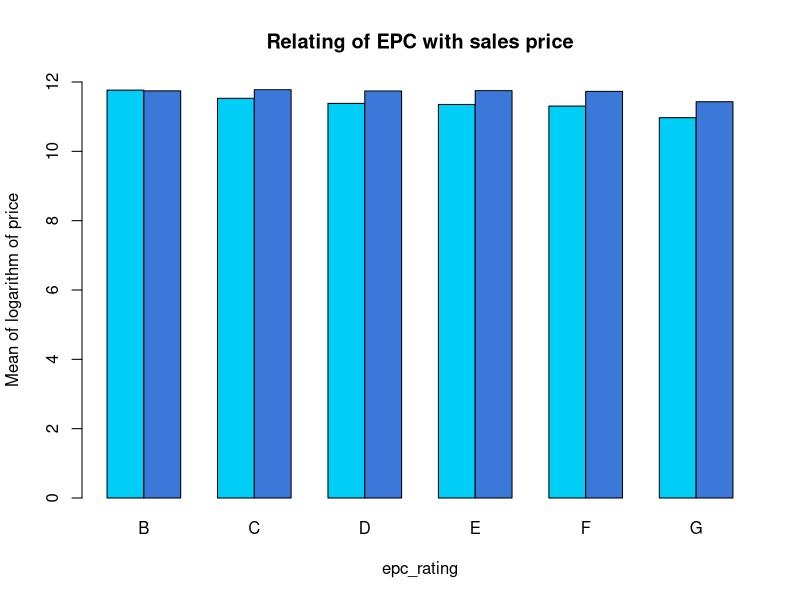
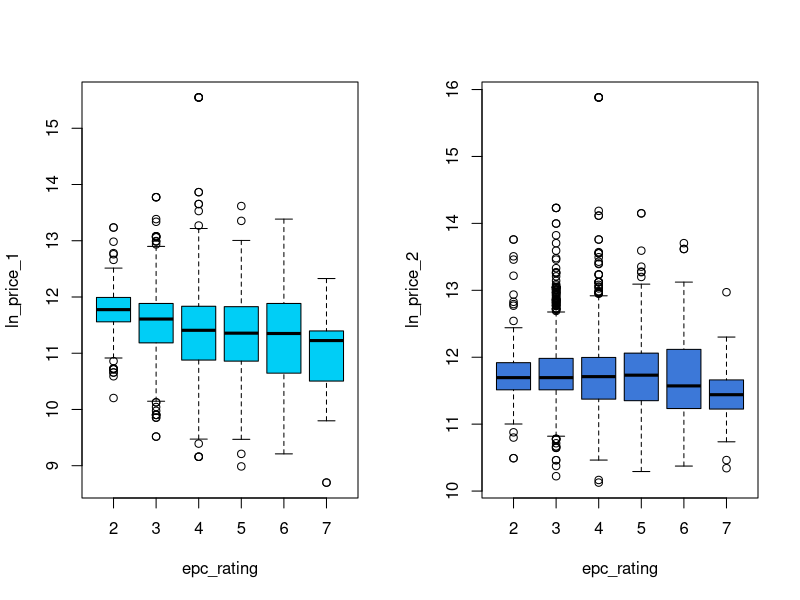
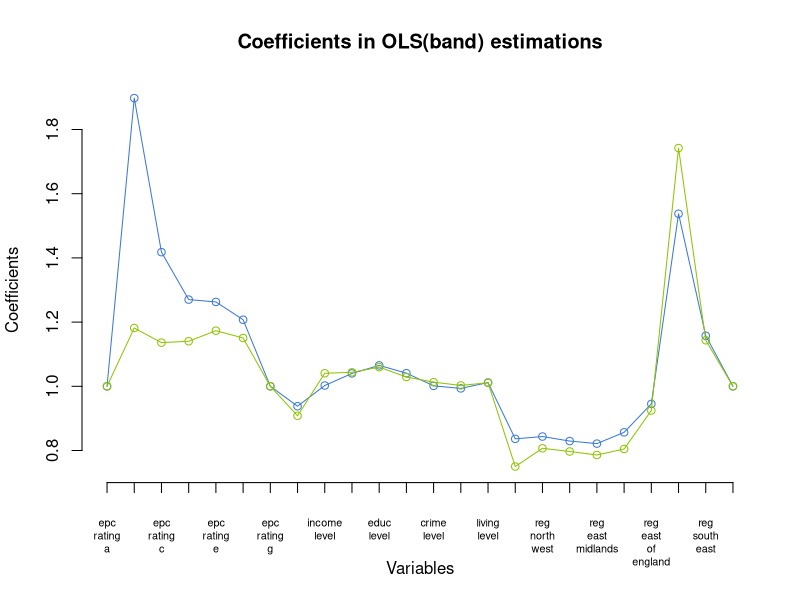
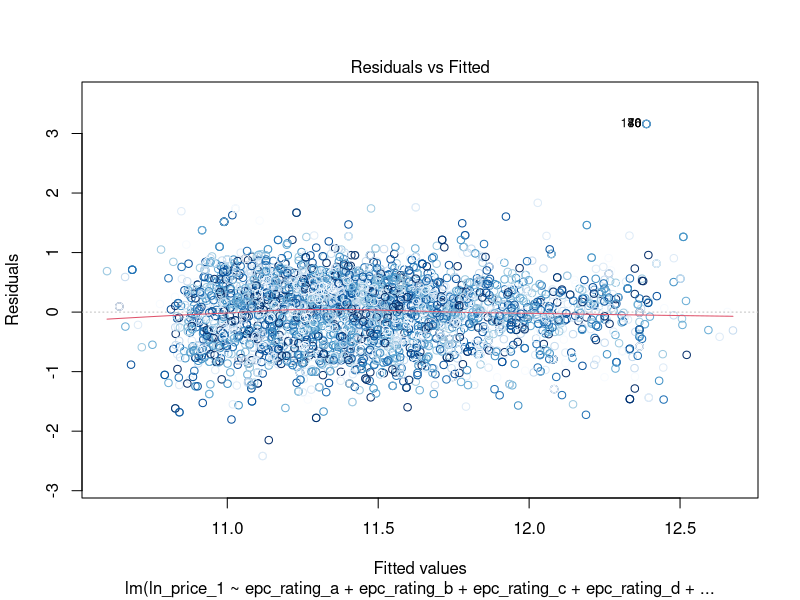
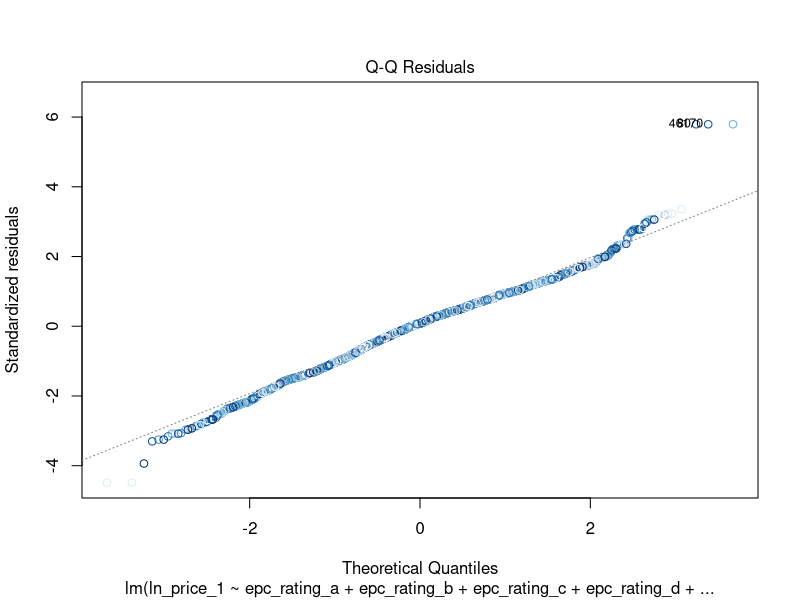
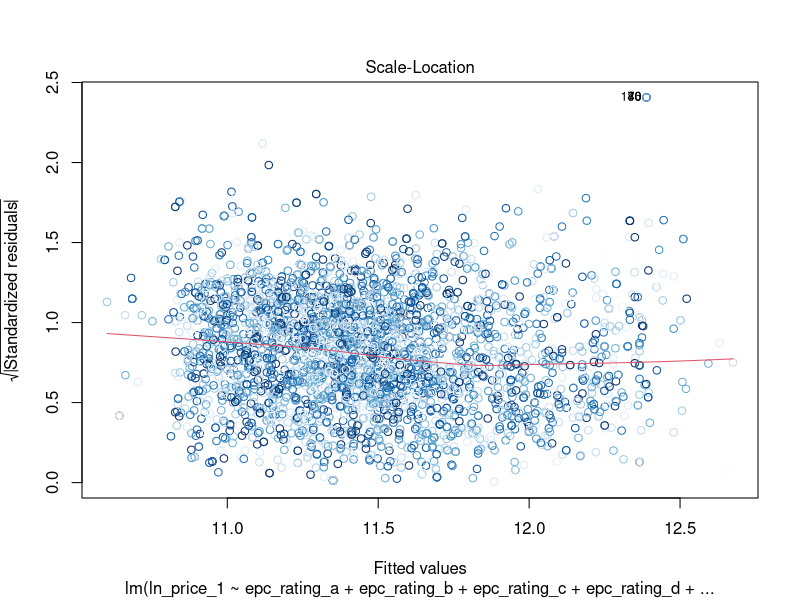
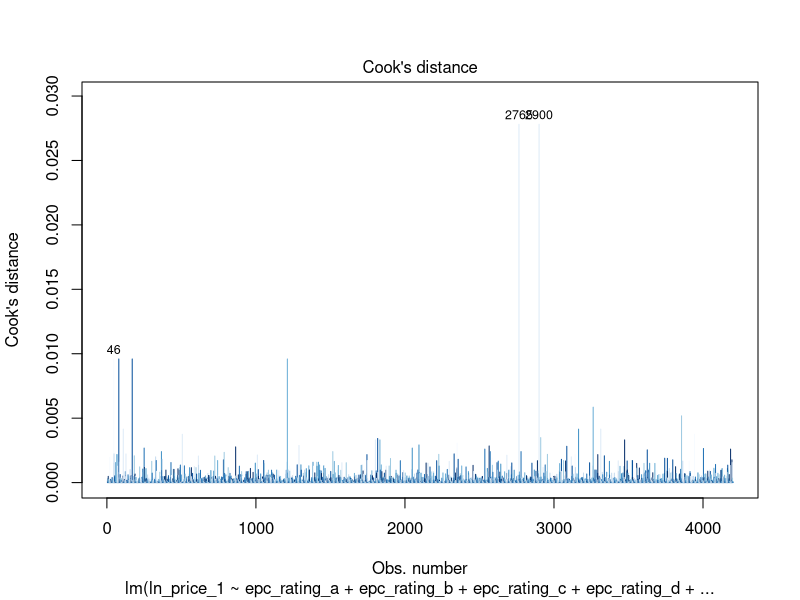
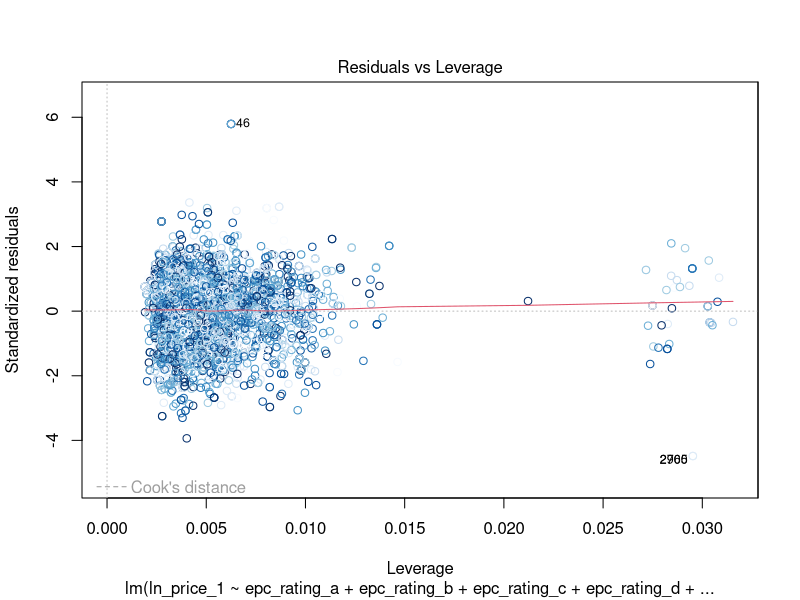

These figures' R source, in order:
Data <- read.csv("Data.csv") # nolint

# INDEX
# Hedonic regression of prices (band)
# relation of rating and time between sale
# hedonic regression of time
# relation of regions and house prices
# relation of regions and time between sale
# Hedonic regression of prices (continuous)
# Repeat sales index


# relation of rating and house prices
epc_rating <- Data$epc_rating_a +
    2 * Data$epc_rating_b +
    3 * Data$epc_rating_c +
    4 * Data$epc_rating_d +
    5 * Data$epc_rating_e + 6 * Data$epc_rating_f + 7 * Data$epc_rating_g
# epc_rating corresponds epc_rating, 1 for A, 2 for B ... 7 for G.

windows()
barplot(
    rbind(
        tapply(Data$ln_price_1, epc_rating, mean),
        tapply(Data$ln_price_2, epc_rating, mean)
    ),
    beside = TRUE, ylim = c(0, 12),
    names.arg = c("B", "C", "D", "E", "F", "G"),
    col = c("#00CEF6", "#3C78D8"),
    xlab = "epc_rating",
    ylab = "Mean of logarithm of price",
    main = "Relating of EPC with sales price",
)
windows()
par(mfrow = c(1, 2))

boxplot(Data$ln_price_1 ~ epc_rating, ylab = "ln_price_1", col = c("#00CEF6"))
boxplot(Data$ln_price_2 ~ epc_rating, ylab = "ln_price_2", col = c("#3C78D8"))


# hedonic regression of prices
epc_price1 <- lm(ln_price_1 ~ epc_rating_a + epc_rating_b +
    epc_rating_c + epc_rating_d +
    epc_rating_e + epc_rating_f + epc_rating_g +
    imd_level + income_level +
    emp_level + educ_level +
    health_level + crime_level +
    barrier_level + living_level +
    reg_north_east + reg_north_west +
    reg_yorkshire_and_the_humber + reg_east_midlands +
    reg_west_midlands + reg_east_of_england +
    reg_london + reg_south_east + reg_south_west, data = Data)


epc_price2 <- lm(ln_price_2 ~ epc_rating_a + epc_rating_b +
    epc_rating_c + epc_rating_d +
    epc_rating_e + epc_rating_f + epc_rating_g +
    imd_level + income_level +
    emp_level + educ_level +
    health_level + crime_level +
    barrier_level + living_level +
    reg_north_east + reg_north_west +
    reg_yorkshire_and_the_humber + reg_east_midlands +
    reg_west_midlands + reg_east_of_england +
    reg_london + reg_south_east + reg_south_west, data = Data)


options(scipen = 999)
sink("OLS(band).txt")
print(summary(epc_price1))
print(summary(epc_price2))
# Summary shows the statistically significant variables of of ln_price
# Positivity of coefficients imply positive associativity

epc_price1$coefficients[is.na(epc_price1$coefficients)] <- 0
epc_price2$coefficients[is.na(epc_price2$coefficients)] <- 0

hedonic_price1 <- exp(epc_price1$coefficients) # hedonic price index1
hedonic_price2 <- exp(epc_price2$coefficients) # hedonic price index2

# confidence intervals for model coefficients
confint(epc_price1, conf.level = 0.95)
confint(epc_price2, conf.level = 0.95)


windows()
plot(1:24, hedonic_price1[-1],
    type = "n",
    axes = F,
    ylab = "",
    xlab = "",
    ylim = c(0.7, 1.9)
)

lines(1:24, hedonic_price1[-1], type = "o", col = "#3C78D8")
lines(1:24, hedonic_price2[-1], type = "o", col = "#8EC400")
axis(2)
axis(1,
    at = 1:24,
    labels = gsub("_", "\n", names(hedonic_price1)[-1]),
    padj = 1, pos = 0.7, cex.axis = 0.65
)
title(
    main = "Coefficients in OLS(band) estimations",
    ylab = "Coefficients",
    xlab = "Variables"
)

# Diagnostic plots for the model- 4 Residual plots-
# Residual = True value - Fitted value
# Residuals vs Fitted
# Normal Probability Plot of Residuals
# sqrt(|standardized residual|) vs fitted values
# Residuals vs Leverage
for (i in 1:6) {
    windows()
    plot(epc_price1, which = c(i), col = blues9)
}
for (i in 1:6) {
    windows()
    plot(epc_price2, which = c(i), col = blues9)
}

# Partial Residue plots
windows()
par(mfrow = c(4, 6))
termplot(epc_price1,
    partial.resid = TRUE, col.res = "purple", smooth = panel.smooth
)

windows()
par(mfrow = c(4, 6))
termplot(epc_price2,
    partial.resid = TRUE, col.res = "purple", smooth = panel.smooth
)


# relation of rating and time between sale
windows()
par(mfrow = c(1, 2))
barplot(
    tapply(Data$days_between_sale, epc_rating, mean),
    beside = TRUE,
    names.arg = c("B", "C", "D", "E", "F", "G"),
    col = c("#00CEF6", "#3C78D8"),
    xlab = "EPC rating", ylab = "Mean days between sale"
)
boxplot(Data$days_between_sale ~ epc_rating,
    xlab = "EPC rating", ylab = "Days between sale", col = c("#00CEF6")
)

# hedonic regression of time
epc_time <- lm(days_between_sale ~ epc_rating_a + epc_rating_b +
    epc_rating_c + epc_rating_d +
    epc_rating_e + epc_rating_f + epc_rating_g +
    imd_level + income_level +
    emp_level + educ_level +
    health_level + crime_level +
    barrier_level + living_level +
    reg_north_east + reg_north_west +
    reg_yorkshire_and_the_humber + reg_east_midlands +
    reg_west_midlands + reg_east_of_england +
    reg_london + reg_south_east + reg_south_west, data = Data)
print(summary(epc_time))
sink()

# relation of region and rating
windows()
barplot(
    t(rbind(
        tapply(Data$reg_north_east, epc_rating, sum),
        tapply(Data$reg_north_west, epc_rating, sum),
        tapply(Data$reg_yorkshire_and_the_humber, epc_rating, sum),
        tapply(Data$reg_east_midlands, epc_rating, sum),
        tapply(Data$reg_west_midlands, epc_rating, sum),
        tapply(Data$reg_east_of_england, epc_rating, sum),
        tapply(Data$reg_london, epc_rating, sum),
        tapply(Data$reg_south_east, epc_rating, sum),
        tapply(Data$reg_south_west, epc_rating, sum)
    ) / 4201),
    ylim = c(0, 0.2),
    names.arg = gsub("_", " ", substring(colnames(Data)[35:43], 5)),
    col = rev(blues9),
    xlab = "Regions",
    ylab = "Sum of EPC rating"
)

regions <- Data$reg_north_east +
    2 * Data$reg_north_west +
    3 * Data$reg_yorkshire_and_the_humber +
    4 * Data$reg_east_midlands +
    5 * Data$reg_west_midlands +
    6 * Data$reg_east_of_england +
    7 * Data$reg_london +
    8 * Data$reg_south_east +
    9 * Data$reg_south_west

# relation of regions and house prices
windows()
barplot(
    rbind(
        tapply(Data$ln_price_1, regions, mean),
        tapply(Data$ln_price_2, regions, mean)
    ),
    beside = TRUE, ylim = c(0, 14),
    names.arg = gsub("_", " ", substring(colnames(Data)[35:43], 5)),
    xlab = "Regions",
    col = c("#00CEF6", "#3C78D8"),
    ylab = "Mean of logarithm of sales price"
)

windows()
par(mfrow = c(1, 2))
boxplot(Data$ln_price_1 ~ regions,
    xlab = "Regions", ylab = "Logarithm of first sales price",
    col = c("#00CEF6")
)
boxplot(Data$ln_price_2 ~ regions,
    xlab = "Regions", ylab = "Logarithm of second sales price",
    col = c("#3C78D8")
)

# relation of regions and time between sale
windows()
par(mfrow = c(1, 2))
barplot(
    tapply(Data$days_between_sale, regions, mean),
    beside = TRUE,
    names.arg = gsub("_", "\n", substring(colnames(Data)[35:43], 5)),
    xlab = "Regions",
    col = c("#00CEF6", "#3C78D8"),
    cex.axis = 0.65,
    ylab = "Mean of days between sale"
)

boxplot(Data$days_between_sale ~ regions,
    xlab = "Regions", ylab = "Mean of days between sale",
    col = c("#00CEF6")
)


# Continuous OLS
epc_price1_cont <- lm(ln_price_1 ~ ln_epc_100 +
    imd_score + income_score +
    emp_score + educ_score +
    health_score + crime_score +
    barrier_score + living_score +
    reg_north_east + reg_north_west +
    reg_yorkshire_and_the_humber + reg_east_midlands +
    reg_west_midlands + reg_east_of_england +
    reg_london + reg_south_east + reg_south_west, data = Data)


sink("OLS(continuous).txt")
print(summary(epc_price1_cont))

epc_price2_cont <- lm(ln_price_2 ~ ln_epc_100 +
    imd_score + income_score +
    emp_score + educ_score +
    health_score + crime_score +
    barrier_score + living_score +
    reg_north_east + reg_north_west +
    reg_yorkshire_and_the_humber + reg_east_midlands +
    reg_west_midlands + reg_east_of_england +
    reg_london + reg_south_east + reg_south_west, data = Data)

print(summary(epc_price2_cont))

epc_price1_cont$coefficients[is.na(epc_price1_cont$coefficients)] <- 0
epc_price2_cont$coefficients[is.na(epc_price2_cont$coefficients)] <- 0

hedonic_price1_cont <- epc_price1_cont$coefficients
hedonic_price2_cont <- epc_price2_cont$coefficients

# confidence intervals for model coefficients
confint(epc_price1_cont, conf.level = 0.95)
confint(epc_price2_cont, conf.level = 0.95)

windows()
plot(1:18, hedonic_price1_cont[-1],
    type = "n",
    axes = F,
    ylab = "",
    xlab = "",
    ylim = c(-0.4, 0.5)
)
lines(1:18, hedonic_price1_cont[-1], type = "o", col = "#3C78D8")
lines(1:18, hedonic_price2_cont[-1], type = "o", col = "#8EC400")
axis(2)
axis(1,
    at = 1:18,
    labels = gsub("_", "\n", names(hedonic_price1_cont)[-1]),
    padj = 1, pos = -0.35
)
title(
    main = "Coefficients in OLS(continuous) estimations",
    ylab = "Coefficients",
    xlab = "Variables"
)
sink()

windows()
par(mfrow = c(4, 5))
termplot(epc_price1_cont,
    partial.resid = TRUE, col.res = "purple", smooth = panel.smooth
)

windows()
par(mfrow = c(4, 5))
termplot(epc_price2_cont,
    partial.resid = TRUE, col.res = "purple", smooth = panel.smooth
)

# Repeat sales index
rsi <- read.csv("RSI.csv")
index <- lm(log_change ~ 0 + Y1996 + Y1997 + Y1998 + Y1999 +
    Y2000 + Y2001 + Y2002 + Y2003 + Y2004 + Y2005 + Y2006 + Y2007 + Y2008
    + Y2009 + Y2010 + Y2011 + Y2012, data = rsi)
windows()
rs_index <- exp(coef(index))
rs_index[is.na(rs_index)] <- 1
plot(rs_index, type = "o", axes = F, xlab = "", ylab = "", col = "#3C78D8")
axis(2)
axis(1,
    at = 1:17,
    labels = gsub("Y", "", colnames(rsi)[4:20]),
    padj = 1
)
title(
    main = "Repeated Sales Index",
    ylab = "Index",
    xlab = "Year"
)
